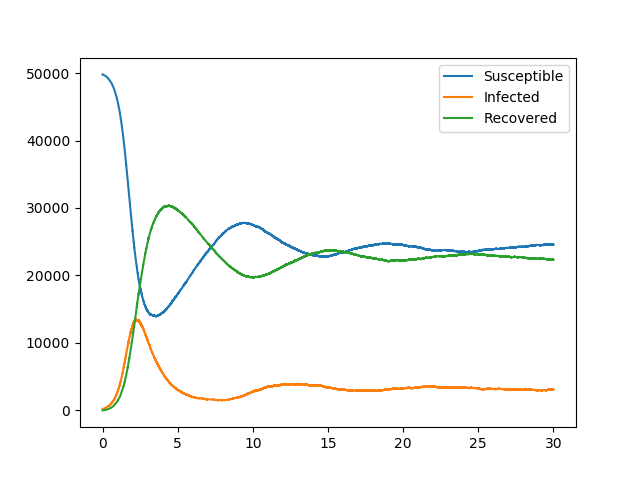

This figure's Python source:
import EoN
import networkx as nx
from collections import defaultdict
import matplotlib.pyplot as plt

N = 50000
G = nx.fast_gnp_random_graph(N, 5./(N-1))

H = nx.DiGraph()  #DiGraph showing possible transitions that don't require an interaction
H.add_edge('I', 'R', rate = 1.4)   #I->R
H.add_edge('R', 'S', rate = 0.2)   #R->S

J = nx.DiGraph()    #DiGraph showing transition that does require an interaction.
J.add_edge(('I', 'S'), ('I', 'I'), rate = 1)  #IS->II

IC = defaultdict(lambda: 'S')
for node in range(200):
    IC[node] = 'I'

return_statuses = ('S', 'I', 'R')

t, S, I, R = EoN.Gillespie_simple_contagion(G, H, J, IC, return_statuses, tmax = 30)

plt.plot(t, S, label = 'Susceptible')
plt.plot(t, I, label = 'Infected')
plt.plot(t, R, label = 'Recovered')
plt.legend()
plt.savefig('SIRS.png')